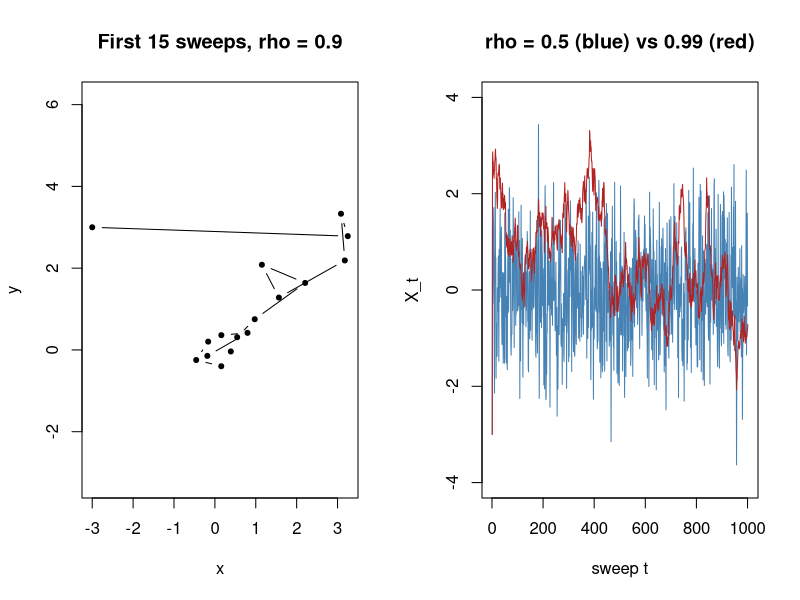

Write R code to recreate this figure.
# Gibbs sampler for the standard bivariate normal with correlation rho.
set.seed(0)
gibbs <- function(rho, n, start = c(-3, 3)) {
  s <- sqrt(1 - rho^2)
  X <- matrix(NA, n + 1, 2); X[1, ] <- start
  for (t in 1:n) {
    x <- rnorm(1, rho * X[t, 2], s)   # X | Y = y ~ N(rho y, 1 - rho^2)
    y <- rnorm(1, rho * x, s)         # Y | X = x ~ N(rho x, 1 - rho^2)
    X[t + 1, ] <- c(x, y)
  }
  X
}

par(mfrow = c(1, 2))
X <- gibbs(0.9, 15)
plot(X, type = "b", pch = 20, asp = 1, xlab = "x", ylab = "y",
     main = "First 15 sweeps, rho = 0.9")   # sweep endpoints; each sweep moves x, then y
plot(gibbs(0.5, 1000)[, 1], type = "l", col = "steelblue", ylim = c(-4, 4),
     xlab = "sweep t", ylab = "X_t", main = "rho = 0.5 (blue) vs 0.99 (red)")
lines(gibbs(0.99, 1000)[, 1], col = "firebrick")
colMeans(gibbs(0.9, 5000)[-(1:500), ])   # both close to 0
